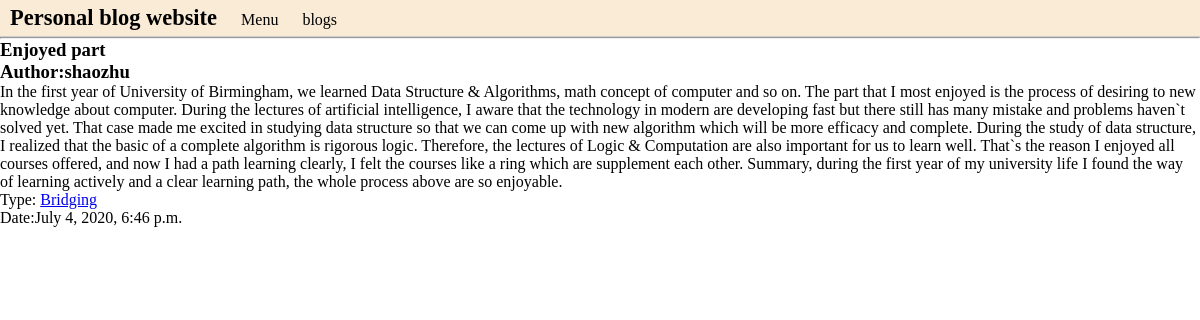
The page /blog/1 on the database its author committed.
### blog/models.py (models this page shows, shortened)
class Blog(models.Model):
    title = models.CharField(max_length=50)
    blog_type = models.ForeignKey(BlogType, on_delete=models.DO_NOTHING)
    content = models.TextField()
    author = models.ForeignKey(User, on_delete=models.DO_NOTHING)
    created_time = models.DateTimeField(auto_now_add=True)
    last_updated_time = models.DateTimeField(auto_now=True)

class BlogType(models.Model):
    type_name = models.CharField(max_length=15)
    def __str__(self):
        return self.type_name

### blog/views.py (the view)
# urls.py: path('<blog_pk>', views.blog_detail, name= 'blog_detail'),
def blog_detail(req, blog_pk):
    context = {}
    context['blog'] = get_object_or_404(Blog, pk = blog_pk)
    return render_to_response('blog/blog_detail.html', context)

### templates/blog/blog_detail.html (shortened to what this page needs)
{% extends 'base.html' %}
{% block content %}
<h3>{{ blog.title }}</h3>
    <h3>Author:{{ blog.author }}</h3>
    <p>{{ blog.content }}</p>
    <p>Type:
         <a href="{% url 'blogs_with_type' blog.blog_type.pk %}">
            {{ blog.blog_type }}
         </a>
    </p>
    <p>Date:{{ blog.created_time}}</p>
{% endblock %}

### static/base.css (style rules this page uses)
* { margin: 0; padding: 0; }

### rows shown on the page
Blog: title "Enjoyed part", author "shaozhu", content "In the first year of University of Birmingham, we learned Data Structure & Algorithms, math concept of computer and so on. The part that I most enjoyed is the process of desiring to new knowledge about computer. During the lectures of artificial intelligence, I aware that the technology in modern are developing fast but there still has many mistake and problems haven`t solved yet. That case made me excited in studying data structure so that we can come up with new algorithm which will be more efficacy and complete. During the study of data structure, I realized that the basic of a complete algorithm is rigorous logic. Therefore, the lectures of Logic & Computation are also important for us…", blog_type "Bridging", created_time "July 4, 2020, 6:46 p.m."
